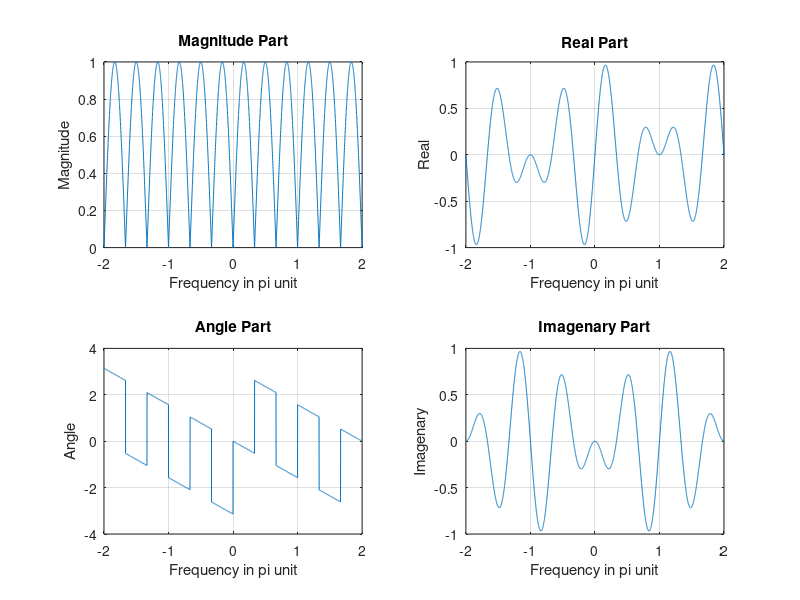

MATLAB code for this plot:
w = [-2000:1:2000]*2*pi/2000;
X = exp(-j*w/2).*sin(3*w);

magX = abs(X);
angX = angle(X);
realX = real(X);
imagX = imag(X);

subplot(2, 2, 1);
plot(w/pi, magX);
grid on;
title('Magnitude Part');
xlabel('Frequency in pi unit');
ylabel('Magnitude');

subplot(2, 2, 3);
plot(w/pi, angX);
grid on;
title('Angle Part');
xlabel('Frequency in pi unit');
ylabel('Angle');

subplot(2, 2, 2);
plot(w/pi, realX);
grid on;
title('Real Part');
xlabel('Frequency in pi unit');
ylabel('Real');

subplot(2, 2, 4);
plot(w/pi, imagX);
grid on;
title('Imagenary Part');
xlabel('Frequency in pi unit');
ylabel('Imagenary');



% w = [-2000:2000]*2*pi/2000;
% X = exp(-j*w/2).*sin(3*w);
% 
% magX = abs(X);
% angX = angle(X);
% realX = real(X);
% imagX = imag(X);
% 
% subplot(2, 2, 1);
% plot(w/pi, magX);
% grid on;
% title('Magnitude Part');
% xlabel('Frequency in pi unit');
% ylabel('Magnitude');
% 
% subplot(2, 2, 3);
% plot(w/pi, angX);
% grid on;
% title('Angle Part');
% xlabel('Frequency in pi unit');
% ylabel('Angle');
% 
% subplot(2, 2, 2);
% plot(w/pi, realX);
% grid on;
% title('Real Part');
% xlabel('Frequency in pi unit');
% ylabel('Real');
% 
% subplot(2, 2, 4);
% plot(w/pi, imagX);
% grid on;
% title('Imaginary Part');
% xlabel('Frequency in pi unit');
% ylabel('Imaginary');